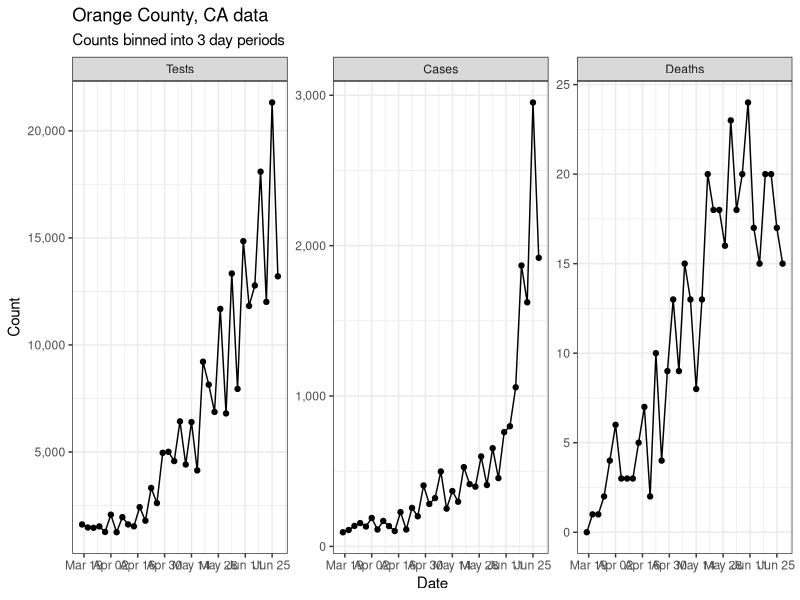

This chart was generated by the following R code:
## ---- chunk 1
library(tidyverse)
library(scales)
oc_data <- read_csv("data/oc_data.csv")
theme_set(theme_bw())
## ---- chunk 2
oc_data %>% 
  select(-start_date) %>% 
  pivot_longer(-end_date) %>% 
  mutate(name = str_remove(name, "new_") %>% str_to_title()) %>% 
  mutate(name = fct_relevel(name, c("Tests", "Cases", "Deaths"))) %>% 
  ggplot(aes(end_date, value)) +
  geom_line() +
  geom_point() +
  facet_wrap(. ~ name, scales = "free_y") +
  xlab("Date") +
  ylab("Count") +
  ggtitle("Orange County, CA data", subtitle = str_c("Counts binned into", 3, "day periods", sep = " ")) + scale_x_date(breaks=c("14 day"), date_labels = "%b %d") +
  scale_y_continuous(labels = comma)
